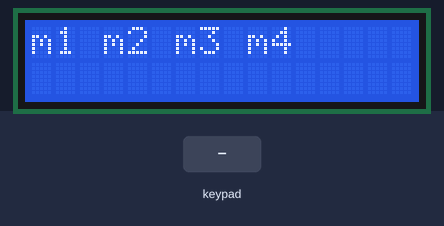
This sketch was run on a simulated Arduino Uno, built with avr-gcc and run on an emulated ATmega328P. On the bench: 16×2 character LCD. Inputs (shaded band) come from the test bench.

Above: at 4.2 s.
4.3 s: keypad keys 5 4 3 2 pressed 0.4 s apart
At 5.8 s:
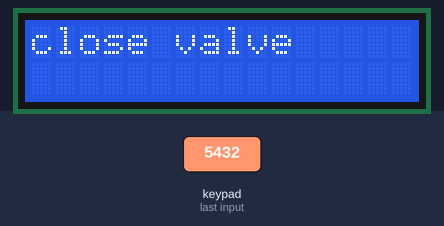
7.4 s: key '1' pressed
At 8.3 s:
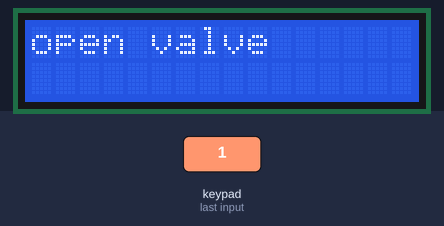
8.9 s: key '2' pressed
At 9.6 s:
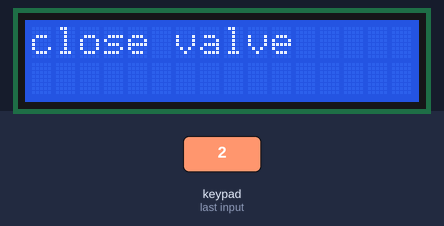
10.4 s: key '3' pressed
At 11.6 s:
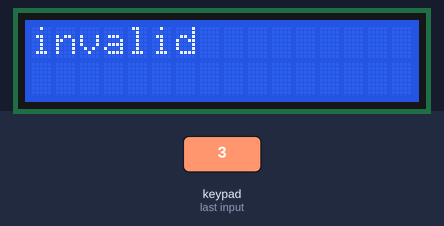
Timing chart, 0 to 12.9 s (numbered marks = the images above; inputs shaded):
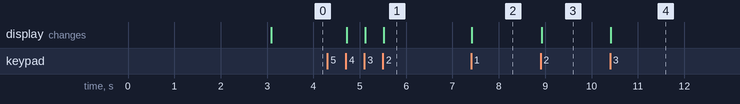

The sketch:

menu-driven.ino
```cpp
#include <Keypad.h>
#include<LiquidCrystal_I2C.h>
#include<Wire.h>
LiquidCrystal_I2C lcd(0x27,16,2);
uint8_t i,pos=0;
const byte ROWS = 4;
const byte COLS = 4;

char mykeypad[ROWS][COLS] =
{
  {'1', '2', '3', 'A'},
  {'4', '5', '6', 'B'},
  {'7', '8', '9', 'C'},
  {'*', '0', '#', 'D'}
};

byte rowPins[ROWS] = {9, 8, 7, 6};
byte colPins[COLS] = {5, 4, 3, 2};

Keypad getkeyvalue = Keypad(makeKeymap(mykeypad), rowPins, colPins, ROWS, COLS);
String a[4]={"m1","m2","m3","m4"};
String m1[3]={"om","ritu","sonu"};
String m2[2]={"aa","bb"};
String m3[1]={"lll"};
String m4[4]={"ab","cd","ef","gh"};
void setup()
{
  lcd.begin();
  lcd.clear();
   lcd.setCursor(4,0);
  lcd.print("OM PRAKASH");
  delay(3000);
  lcd.clear();
  lcd.setCursor(0,0);
  Display();
}

void loop()
{
  char keyvalue=getkeyvalue.getKey();
  if(keyvalue)
  switch(keyvalue)
   {
  case'1':lcd.clear();
          lcd.setCursor(0,0);
          lcd.print("open valve");
          break;
 case '2': lcd.clear();
          lcd.setCursor(0,0);
          lcd.print("close valve");
          break;
 case'3':lcd.clear();
          lcd.setCursor(0,0);
          lcd.print("invalid");
          break;
 case '4': lcd.clear();
          lcd.setCursor(0,0);
          lcd.print("invalide");
          break;
 default:lcd.clear();
          Display();break;
  }
}
void Display()
{ for(i=0;i<=3;i++)
 {
  lcd.setCursor(pos,0);
  lcd.print(a[i]);
  pos=pos+3;
}
pos=0;

  }
```

Measured:
- after the input at 4.3 s, the display: first changes after 0.42 s (image 1 shows a later state)
- after the input at 7.4 s, the display: changes at once (image 2)
- after the input at 8.9 s, the display: changes at once (image 3)
- after the input at 10.4 s, the display: changes at once (image 4)
